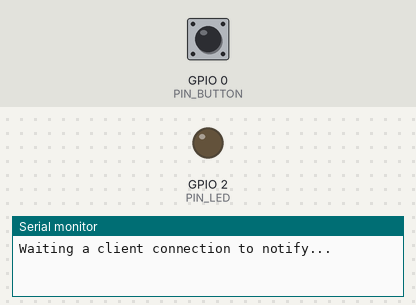
Simulated run of this sketch. Board: ESP32. Shown: output pins drawn as LEDs (lit = HIGH), the last lines printed to the serial monitor. Dashed ring = blinking. The inputs (shaded band) are chosen by the test bench; at power-on: GPIO 0 (PIN_BUTTON) HIGH. Nothing arrives over Bluetooth unless stated; a phone connects over Bluetooth LE 3 s after start.

Above: at 1.2 s.
1.3 s: GPIO 0 (PIN_BUTTON) pulled LOW for 3.2 s
At 4.12 s:
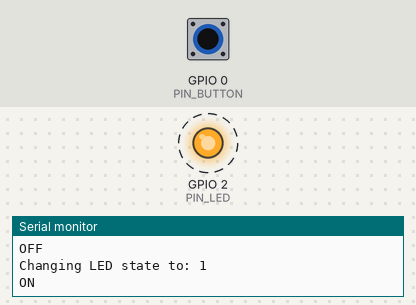
6.0 s: GPIO 0 (PIN_BUTTON) pulled LOW for 0.15 s
At 7.4 s:
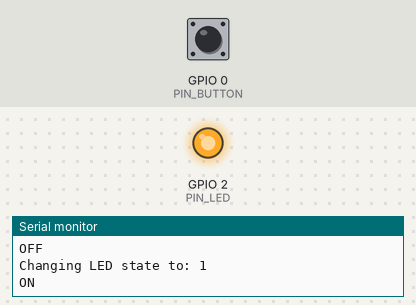
Timing chart, 0 to 9.0 s (numbered marks = the images above; inputs shaded):
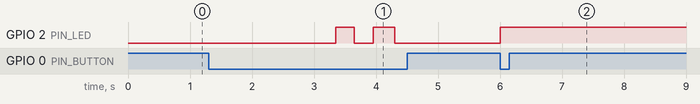

The sketch:

BLE_notify.ino
```cpp
/*
    Video: https://www.youtube.com/watch?v=oCMOYS71NIU
    Based on Neil Kolban example for IDF: https://github.com/nkolban/esp32-snippets/blob/master/cpp_utils/tests/BLE%20Tests/SampleNotify.cpp
    Ported to Arduino ESP32 by Evandro Copercini
    updated by chegewara

   Create a BLE server that, once we receive a connection, will send periodic notifications.
   The service advertises itself as: 4fafc201-1fb5-459e-8fcc-c5c9c331914b
   And has a characteristic of: beb5483e-36e1-4688-b7f5-ea07361b26a8

   The design of creating the BLE server is:
   1. Create a BLE Server
   2. Create a BLE Service
   3. Create a BLE Characteristic on the Service
   4. Create a BLE Descriptor on the characteristic
   5. Start the service.
   6. Start advertising.

   A connect hander associated with the server starts a background task that performs notification
   every couple of seconds.
*/
#include <BLEDevice.h>
#include <BLEServer.h>
#include <BLEUtils.h>
#include <BLE2902.h>

BLEServer* pServer = NULL;
BLECharacteristic* pCharacteristic = NULL;
bool deviceConnected = false;
bool oldDeviceConnected = false;
uint32_t value = 0;

// See the following for generating UUIDs:
// https://www.uuidgenerator.net/

#define SERVICE_UUID        "4fafc201-1fb5-459e-8fcc-c5c9c331914b"
#define CHARACTERISTIC_UUID "beb5483e-36e1-4688-b7f5-ea07361b26a8"
#define PIN_LED 2
#define PIN_BUTTON 0
#define DEBOUNCE_DELAY 300

bool currentLEDState = true;
unsigned long lastDebounceTime = 0;

class MyServerCallbacks: public BLEServerCallbacks {
    void onConnect(BLEServer* pServer) {
      deviceConnected = true;
    };

    void onDisconnect(BLEServer* pServer) {
      deviceConnected = false;
    }
};


void setup() {
  Serial.begin(115200);

  pinMode(PIN_LED, OUTPUT);
  pinMode(PIN_BUTTON, INPUT);

  // Create the BLE Device and advertise with name "PRN_xxx"
  BLEDevice::init("GM");

  // Create the BLE Server
  pServer = BLEDevice::createServer();
  pServer->setCallbacks(new MyServerCallbacks());

  // Create the BLE Service
  BLEService *pService = pServer->createService(SERVICE_UUID);

  // Create a BLE Characteristic
  pCharacteristic = pService->createCharacteristic(
                      CHARACTERISTIC_UUID,
                      BLECharacteristic::PROPERTY_READ   |
                      BLECharacteristic::PROPERTY_WRITE  |
                      BLECharacteristic::PROPERTY_NOTIFY |
                      BLECharacteristic::PROPERTY_INDICATE
                    );

  // https://www.bluetooth.com/specifications/gatt/viewer?attributeXmlFile=org.bluetooth.descriptor.gatt.client_characteristic_configuration.xml
  // Create a BLE Descriptor
  pCharacteristic->addDescriptor(new BLE2902());

  // Start the service
  pService->start();

  // Start advertising
  BLEAdvertising *pAdvertising = BLEDevice::getAdvertising();
  pAdvertising->addServiceUUID(SERVICE_UUID);
  pAdvertising->setScanResponse(false);
  pAdvertising->setMinPreferred(0x0);  // set value to 0x00 to not advertise this parameter
  BLEDevice::startAdvertising();
  Serial.println("Waiting a client connection to notify...");
}

void loop() {
  int reading = digitalRead(PIN_BUTTON);
  unsigned long currentTime = millis();
    // notify changed value
    if (deviceConnected) {
        if((reading == LOW) && ((currentTime - lastDebounceTime) > DEBOUNCE_DELAY)){
          // Process the button press if we have exceed the debounce time
          lastDebounceTime = currentTime;
          currentLEDState = !currentLEDState;
          Serial.print("Changing LED state to: ");
          Serial.println(currentLEDState);
          if(currentLEDState==1){
              digitalWrite(PIN_LED, currentLEDState);
              pCharacteristic->setValue("ON");
              pCharacteristic->notify();
              Serial.println("ON");
          }
          else{
              digitalWrite(PIN_LED, currentLEDState);
              pCharacteristic->setValue("OFF");
              pCharacteristic->notify();
              Serial.println("OFF");
          }
        }

        delay(50); // bluetooth stack will go into congestion, if too many packets are sent, in 6 hours test i was able to go as low as 3ms
    }
    // disconnecting
    if (!deviceConnected && oldDeviceConnected) {
        delay(500); // give the bluetooth stack the chance to get things ready
        pServer->startAdvertising(); // restart advertising
        Serial.println("start advertising");
        oldDeviceConnected = deviceConnected;
    }
    // connecting
    if (deviceConnected && !oldDeviceConnected) {
        // do stuff here on connecting
        oldDeviceConnected = deviceConnected;
    }
}
```

Measured:
- after the input at 1.3 s, GPIO 2 (PIN_LED): alternates HIGH for 0.33 s and LOW for 0.30 s, 4 changes in all, then stays LOW, starting after 2.1 s
- after the input at 6.0 s, GPIO 2 (PIN_LED): LOW → HIGH at once
